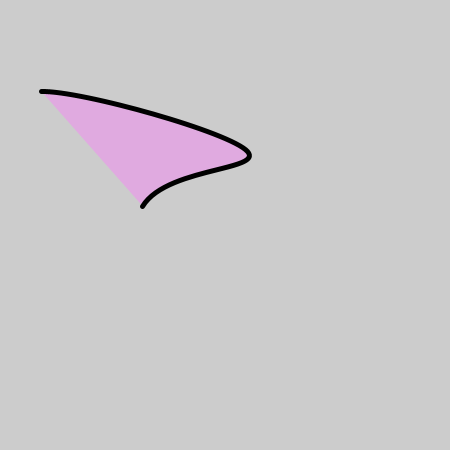
Frame 1 (no input)
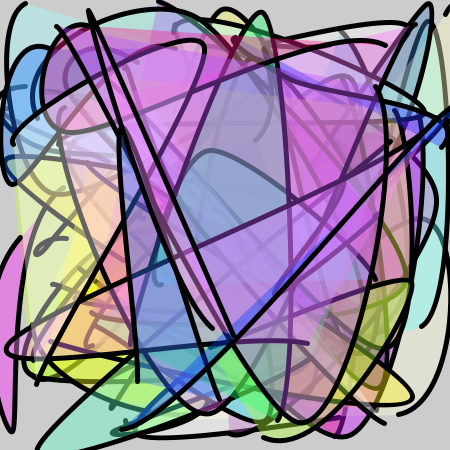
Frame 60 (the mouse pressed at the canvas centre just before this capture)
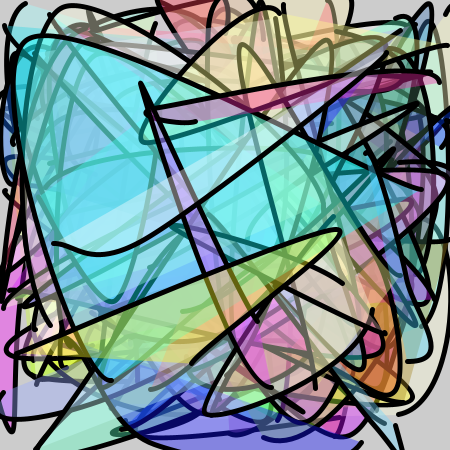
Frame 120 (the mouse held since frame 60 and released just before this capture)

The Processing sketch that drew these frames (run headless with seeded random() and noise(); from frame 60 on, the mouse is pressed at the canvas centre):

// Processing sketch: processing_3477
// ── processing_3477.pde

void setup(){size(450,450);smooth();strokeWeight(5);}void draw(){fill(x(),x(),x(),99);beginShape();for(int i=0;i<5;i++){curveVertex(x(),x());}endShape();}float x(){return random(450);}
